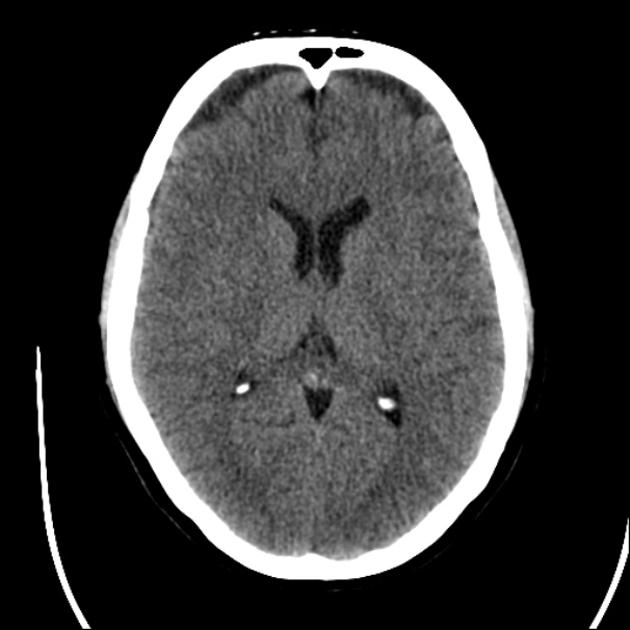
#> input picture 김남우 교수님/BrainCT_C_PY_Verilog-main/BrainCT_C_PY_Verilog-main/laplacian/brainct_001.bmp, 630 x 630 px
$ python laplacian.py
#> lines starting #> are read from the running program, lines starting #| are printed output that depends on the picture

import os, argparse
from PIL import Image
import numpy as np

W,H=630,630

def clamp8(a): return np.clip(a,0,255).astype(np.uint8)

def load_bmp_to_gray(path):
#> called with path = 'brainct_001.bmp'
    im = Image.open(path).convert('L').resize((W,H))
    return np.array(im, dtype=np.uint8)

def save_bmp_gray(path, arr):
    Image.fromarray(arr, mode='L').save(path)

def save_mem(path, arr):
    with open(path, "wb") as f:
        for v in arr.reshape(-1):
            f.write(f"{int(v):02X}\r\n".encode("ascii"))

def laplacian4(a):
    pad = np.pad(a, ((1,1),(1,1)), mode='edge').astype(np.int32)
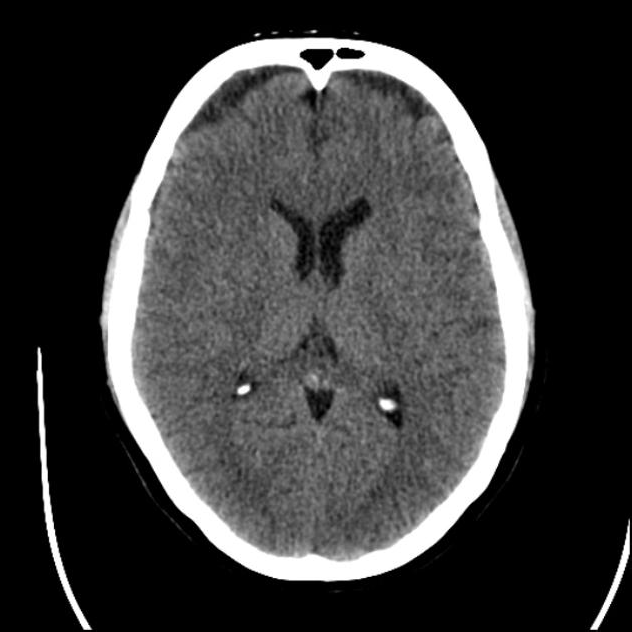
#> pad: shape (632, 632) int32; min 0, max 255, mean 58.8
    out = (4*pad[1:H+1,1:W+1]
           - pad[1:H+1,0:W] - pad[1:H+1,2:W+2]
           - pad[0:H,1:W+1] - pad[2:H+2,1:W+1])
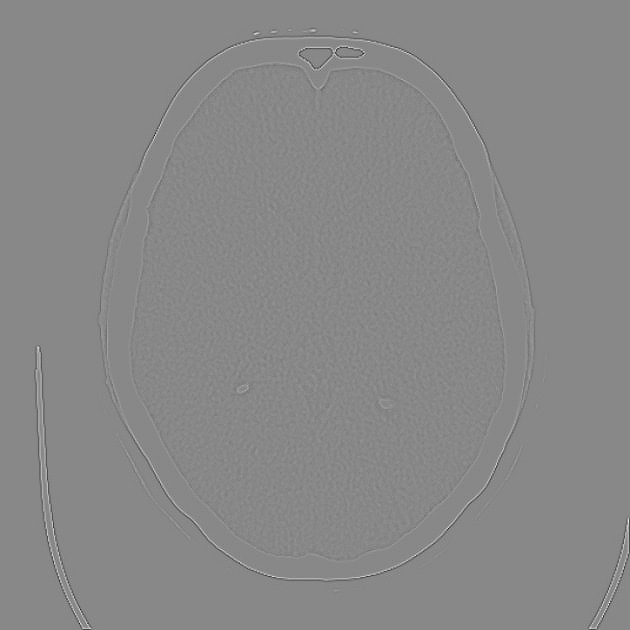
#> out: shape (630, 630) int32; min -414, max 362, mean 0; drawn with min black and max white
    out = out + 128
    return clamp8(out)

def main():
    ap = argparse.ArgumentParser()
    ap.add_argument("--in", dest="input", default="brainct_001.bmp")  # ← dest 지정
    ap.add_argument("--outdir", default=".")
    args = ap.parse_args()

    os.makedirs(args.outdir, exist_ok=True)
    g = load_bmp_to_gray(args.input)  # ← 수정됨
    o = laplacian4(g)

    save_bmp_gray(os.path.join(args.outdir, "output_grayscale-py.bmp"), g)
    save_bmp_gray(os.path.join(args.outdir, "output_laplacian-py.bmp"), o)
    save_mem(os.path.join(args.outdir, "output_laplacian-py.mem"), o)
    print("Done PY: laplacian")

if __name__=="__main__":
    main()
